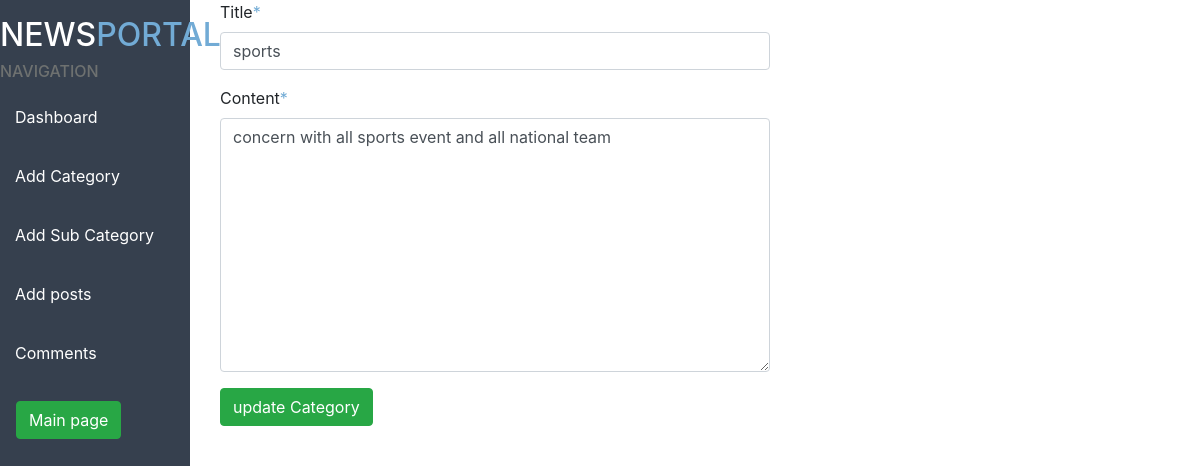
/dashboard/update_categories/13 (signed in), run on the app's committed database.
### news/models.py (models this page shows, shortened)
class Category(models.Model):
    title = models.CharField(max_length=50)
    content = models.TextField()

### dashboard/views.py (the view)
# urls.py: path('update_categories/<int:cat_id>',views.update_category,name='update_category'),
@login_required()
def update_category(request,cat_id):
    category= Category.objects.get(id=cat_id)
    if request.method == 'POST':
      cat_form = categoryform(request.POST,instance=category)
      if cat_form.is_valid():
        cat_form.save()
        messages.success(request,'Category updated successfully')
        return redirect('/dashboard/all_categories')
      else:
          messages.warning(request,' the data is not valid')
    else:
       cat_form = categoryform(instance=category)
    context = {'updatecategory_form':cat_form}
    return render(request,'dashboard/update_category.html',context)

### dashboard/forms.py
class categoryform(forms.ModelForm):
    class Meta:
        model = Category
        fields = ('title','content')

### dashboard/templates/dashboard/update_category.html (shortened to what this page needs)
{%extends 'dashboard/dashboard.html'%}
{%load static%}
{%load crispy_forms_tags%}
{%block content%}
<div class="col-md-7">
<form method="post">
    {{updatecategory_form|crispy}}
    <button class="btn btn-success" type="submit">update Category</button>
</form>
</div>
{%endblock%}

### static/css/style.css (style rules this page uses)
span { color:#72abd5; }

### data on the page
Category: title "sports", content "concern with all sports event and all national team"
